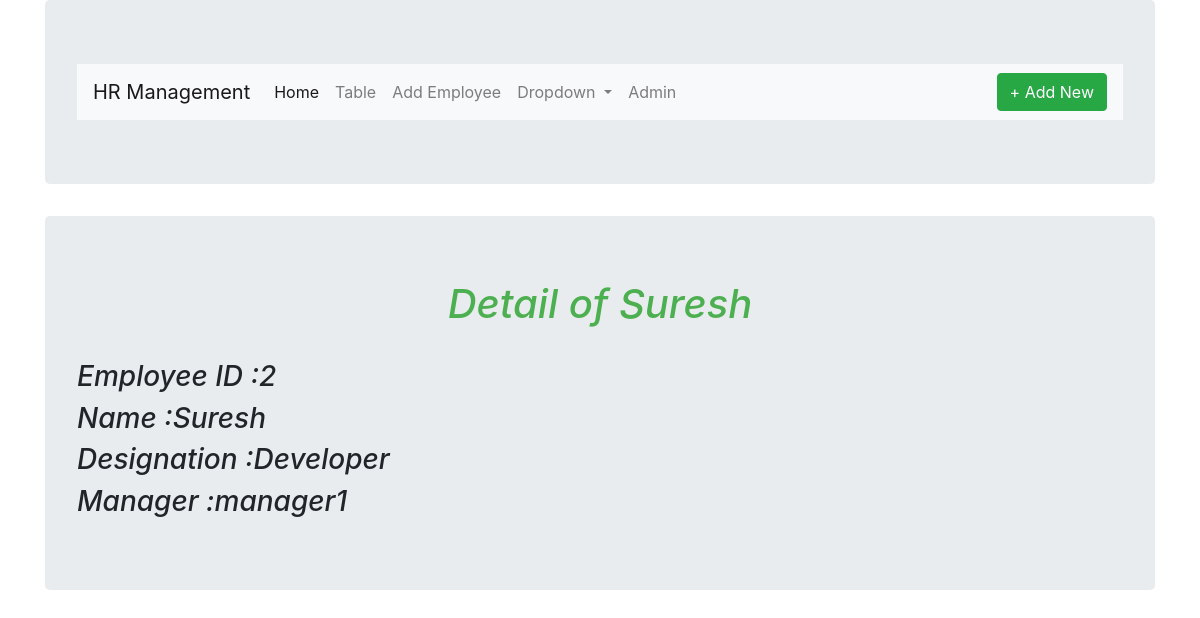
The page /table/2/ on the database its author committed.
### app85/models.py (models this page shows, shortened)
class Employee(models.Model):
    name=models.CharField(max_length=25)
    designation=models.CharField(max_length=25)
    reporting =models.ForeignKey(Manager,on_delete=models.CASCADE)

class Manager(models.Model):
    name = models.CharField(max_length=25)
    designation=models.CharField(max_length=25)
    reporting=models.ForeignKey(SeniorManager,on_delete=models.CASCADE)
    def __str__(self):
        return self.name

### app85/views.py (the view)
class Detail(DetailView):
    model = Employee
    template_name = 'detail.html'

### templates/detail.html (shortened to what this page needs)
<!DOCTYPE html>
{% extends 'base.html' %}
{% block body_block %}
<html lang="en">
<head>
</head>
<body>
<div class="container">
    <div class="jumbotron">
<h1><em>Detail of {{ employee.name }}</em></h1><br>
    <em><h3>Employee ID :{{ employee.id}}</h3>
    <em><h3>Name :{{ employee.name }}</h3></em>
    <em><h3>Designation :{{ employee.designation }}</h3></em>
    <em><h3>Manager :{{ employee.reporting }}</h3></em>
    </div>
</div>
</body>
{% endblock %}

### templates/detail.html (style rules this page uses)
h1 { text-align: center; color: #4CAF50; }

### rows shown on the page
Employee: name "Suresh", id "2", designation "Developer", reporting "manager1"
